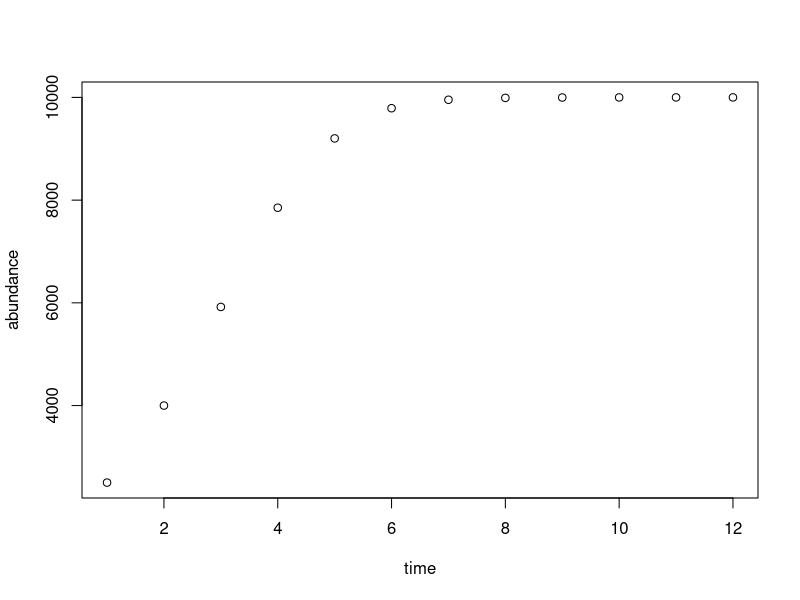

This chart was generated by the following R code:
#Lab 4

rm(list = ls()) #clear memory for new R session)

###
##Part 1: practice writing "for loops"
###


#1) use a for loop to print "hi" 10 times in the console

for(i in seq(1,10)) {
  print("hi")
}

#2) Tim's allowance

#Parameters:
initial_cash <- 10 #Tim's starting money
weekly_allowance <- 5 #Tim's weekly allowance
gum_spending <- (1.34*2) #How much Tim spends on gum each week
n_weeks <- 8

#print 8 weeks of Tim's assets
for(i in  1:n_weeks) {
  newWeek <- initial_cash + weekly_allowance - gum_spending
  initial_cash <- newWeek
  print(newWeek)
}


#3) Conservation biology

#Parameters:
initial_pop <- 2000 #current population size
rate_pop_decline <- 0.95 #population decline of 5% per year
per_year <- seq(from = 1, to = 7, by = 1)

#Calculations, vectorized over time vector (as shown in Sam's lecture slides)
expected_pop <- initial_pop * (rate_pop_decline ^ per_year)
expected_pop #print results


#4) Predicting values from the discrete-time logistic growth equation

#Define parameters
n <- seq(0, 12) #vector
n[1] <- 2500 #population abundance at timestep 1
K <- 10000 #population carrying capacity
r <- 0.8 #intrinsic growth rate of population

#loop -- NOTE: for some reason, putting the print(i) or print(n) function
#inside the for loop does not seem to output the vector in the correct format
#so I moved the print functions outside the loop

for(i in 2:length(n)) {
  n[i] <- n[i-1] + ( r * n[i-1] * ( K - n[i-1]) / K )
}
print(i)
print(n)
print(n[12])

###
##Part 2: Practice writing for loops and storing data in arrays
###

#5) Practice basics of array indexing with for loops

#5a)
vec_18 <- rep(0 , 18) #make vector of 18 zeros
vec_18 #print new vector in console

#5b)
for(i in seq(1 , 18)) {
  vec_18[i] <- i * 3  #multiply the ith element of the vector by 3
}
print(vec_18)

#5c)
newVec1 <- rep(0 , 18)  #make new vector of 18 zeros
newVec1[1] <- 1  #replace the first element of the vector with 1
print(newVec1)

#5d)

#loop over newVec1 values, starting with the second value
#add 1 and multiply the previous entry by 2, for
#each iteration (for each value in newVec1 affected by the loop)

for(i in 2:length(newVec1)) {
  newVec1[i] <-  (newVec1[i-1] * 2) + 1
}
print(newVec1)


#6) Fibonacci sequence

#make a vector of 20 zeros to store Fibonacci numbers in
fibVec <- rep(0, 20)
print(fibVec)

fibVec[2] <- 1

for(i in 3:length(fibVec)) {
  fibVec[i] <- (fibVec[i-2] + fibVec[i-1])
}
print(fibVec)


#7) Storing values and plotting data from question 4

#make 12 step time vector, empty storage vector for abundance, and define parameters
time <- seq(1,12)
abundance <- seq(1, 12) #vector of abundances
abundance[1] <- 2500 #population abundance at timestep 1
carryingCap <- 10000 #population carrying capacity
growthRate <- 0.8 #intrinsic growth rate of population

#loop
for(i in 2:length(abundance)) {
  abundance[i] <- abundance[i-1] + ( growthRate * abundance[i-1] * ( carryingCap - abundance[i-1]) / K )
}
print(abundance)

#plot abundance over time
plot(time, abundance)